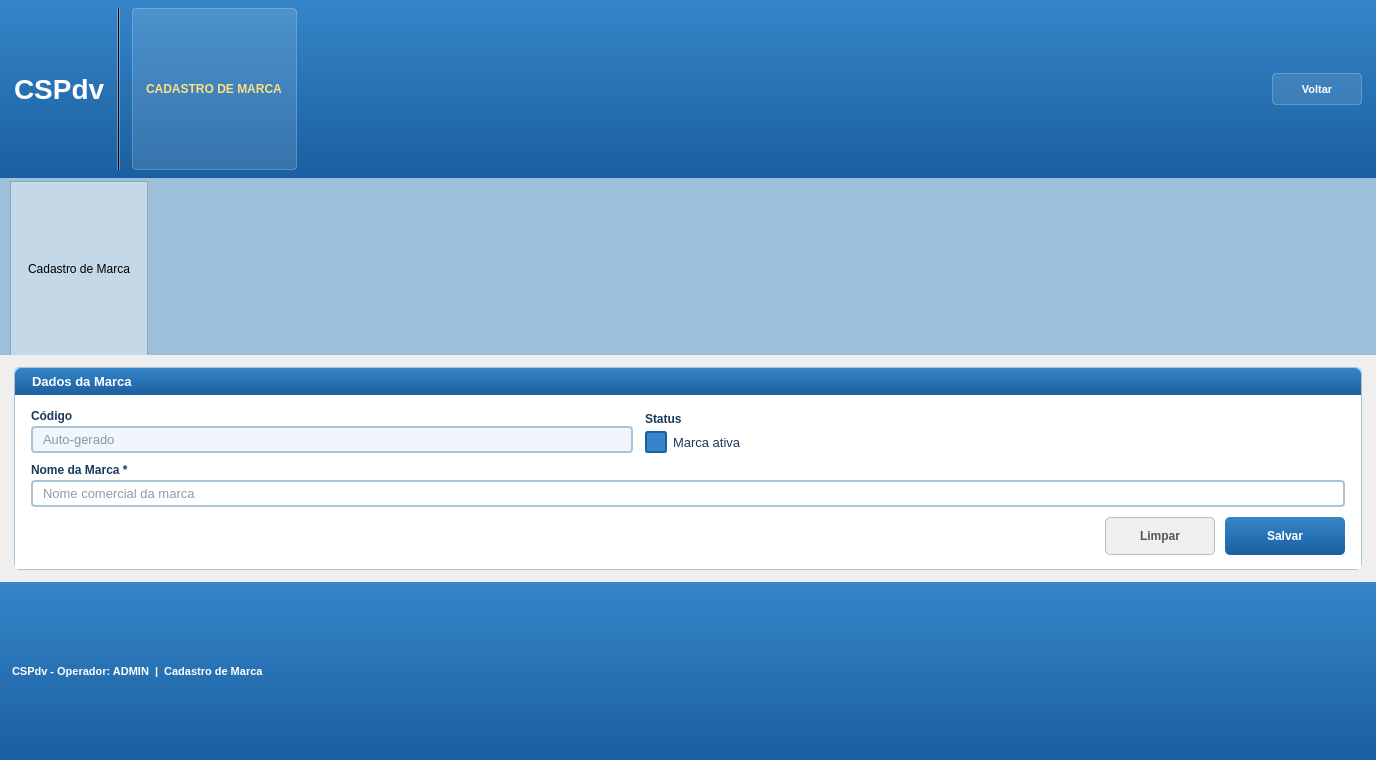
<?xml version="1.0" encoding="UTF-8"?>
<ui version="4.0">
 <class>CadastroMarca</class>
 <widget class="QWidget" name="CadastroMarca">
  <property name="geometry">
   <rect>
    <x>0</x>
    <y>0</y>
    <width>1376</width>
    <height>760</height>
   </rect>
  </property>
  <property name="windowTitle">
   <string>CSPdv - Cadastro de Marca</string>
  </property>
  <property name="styleSheet">
   <string notr="true">QWidget { font-family: Arial; }</string>
  </property>
  <layout class="QVBoxLayout" name="mainVLayout">
   <property name="spacing">
    <number>0</number>
   </property>
   <property name="leftMargin">
    <number>0</number>
   </property>
   <property name="topMargin">
    <number>0</number>
   </property>
   <property name="rightMargin">
    <number>0</number>
   </property>
   <property name="bottomMargin">
    <number>0</number>
   </property>
   <item>
    <widget class="QFrame" name="frameHeader">
     <property name="styleSheet">
      <string notr="true">QFrame#frameHeader { background: qlineargradient(x1:0, y1:0, x2:0, y2:1, stop:0 #3585c8, stop:1 #1a5fa0); }</string>
     </property>
     <layout class="QHBoxLayout" name="headerHLayout">
      <property name="spacing">
       <number>12</number>
      </property>
      <property name="leftMargin">
       <number>14</number>
      </property>
      <property name="topMargin">
       <number>8</number>
      </property>
      <property name="rightMargin">
       <number>14</number>
      </property>
      <property name="bottomMargin">
       <number>8</number>
      </property>
      <item>
       <widget class="QLabel" name="lblLogo">
        <property name="styleSheet">
         <string notr="true">color: white; font-size: 28px; font-weight: bold;</string>
        </property>
        <property name="text">
         <string>CSPdv</string>
        </property>
       </widget>
      </item>
      <item>
       <widget class="QFrame" name="frameSepHeader">
        <property name="styleSheet">
         <string notr="true">background-color: rgba(255,255,255,80);</string>
        </property>
        <property name="frameShape">
         <enum>QFrame::VLine</enum>
        </property>
       </widget>
      </item>
      <item>
       <widget class="QLabel" name="lblBadge">
        <property name="styleSheet">
         <string notr="true">QLabel { background-color: rgba(255,255,255,30); color: #ffe080; font-size: 12px; font-weight: bold; border: 1px solid rgba(255,255,255,60); border-radius: 4px; padding: 3px 10px; }</string>
        </property>
        <property name="text">
         <string>CADASTRO DE MARCA</string>
        </property>
       </widget>
      </item>
      <item>
       <spacer name="headerSpacer">
        <property name="orientation">
         <enum>Qt::Horizontal</enum>
        </property>
        <property name="sizeHint" stdset="0">
         <size>
          <width>40</width>
          <height>10</height>
         </size>
        </property>
       </spacer>
      </item>
      <item>
       <widget class="QPushButton" name="btnVoltar">
        <property name="minimumSize">
         <size>
          <width>90</width>
          <height>32</height>
         </size>
        </property>
        <property name="styleSheet">
         <string notr="true">QPushButton { background-color: rgba(255,255,255,25); color: white; font-size: 11px; font-weight: bold; border: 1px solid rgba(255,255,255,60); border-radius: 4px; padding: 4px 12px; } QPushButton:hover { background-color: rgba(255,255,255,40); } QPushButton:pressed { background-color: rgba(255,255,255,15); }</string>
        </property>
        <property name="text">
         <string>Voltar</string>
        </property>
       </widget>
      </item>
     </layout>
    </widget>
   </item>
   <item>
    <widget class="QFrame" name="frameTabBar">
     <property name="styleSheet">
      <string notr="true">QFrame#frameTabBar { background-color: #9dbfda; }</string>
     </property>
     <layout class="QHBoxLayout" name="tabHLayout">
      <property name="leftMargin">
       <number>10</number>
      </property>
      <property name="topMargin">
       <number>3</number>
      </property>
      <property name="rightMargin">
       <number>0</number>
      </property>
      <property name="bottomMargin">
       <number>0</number>
      </property>
      <item>
       <widget class="QLabel" name="lblTabCadMarca">
        <property name="styleSheet">
         <string notr="true">QLabel { background-color: #c4d8e8; border: 1px solid #8aaabb; border-bottom: none; padding: 1px 14px; font-size: 12px; }</string>
        </property>
        <property name="text">
         <string>Cadastro de Marca</string>
        </property>
       </widget>
      </item>
      <item>
       <spacer name="tabSpacer">
        <property name="orientation">
         <enum>Qt::Horizontal</enum>
        </property>
        <property name="sizeHint" stdset="0">
         <size>
          <width>40</width>
          <height>20</height>
         </size>
        </property>
       </spacer>
      </item>
     </layout>
    </widget>
   </item>
   <item>
    <layout class="QHBoxLayout" name="conteudoHLayout">
     <property name="spacing">
      <number>12</number>
     </property>
     <property name="leftMargin">
      <number>14</number>
     </property>
     <property name="topMargin">
      <number>12</number>
     </property>
     <property name="rightMargin">
      <number>14</number>
     </property>
     <property name="bottomMargin">
      <number>12</number>
     </property>
     <item>
      <widget class="QFrame" name="frameFormulario">
       <property name="styleSheet">
        <string notr="true">QFrame#frameFormulario { background-color: #ffffff; border: 1px solid #a8c4d8; border-radius: 6px; }</string>
       </property>
       <layout class="QVBoxLayout" name="formularioVLayout">
        <property name="spacing">
         <number>0</number>
        </property>
        <property name="leftMargin">
         <number>0</number>
        </property>
        <property name="topMargin">
         <number>0</number>
        </property>
        <property name="rightMargin">
         <number>0</number>
        </property>
        <property name="bottomMargin">
         <number>0</number>
        </property>
        <item>
         <widget class="QLabel" name="lblFormTitle">
          <property name="styleSheet">
           <string notr="true">QLabel { background: qlineargradient(x1:0, y1:0, x2:0, y2:1, stop:0 #3585c8, stop:1 #1a5fa0); color: white; font-size: 13px; font-weight: bold; padding: 6px 14px; border-top-left-radius: 6px; border-top-right-radius: 6px; }</string>
          </property>
          <property name="text">
           <string>Dados da Marca</string>
          </property>
         </widget>
        </item>
        <item>
         <widget class="QFrame" name="frameCampos">
          <property name="styleSheet">
           <string notr="true">QFrame#frameCampos { background-color: #ffffff; }</string>
          </property>
          <layout class="QVBoxLayout" name="camposVLayout">
           <property name="spacing">
            <number>10</number>
           </property>
           <property name="leftMargin">
            <number>16</number>
           </property>
           <property name="topMargin">
            <number>14</number>
           </property>
           <property name="rightMargin">
            <number>16</number>
           </property>
           <property name="bottomMargin">
            <number>14</number>
           </property>
           <item>
            <layout class="QHBoxLayout" name="row0HLayout">
             <property name="spacing">
              <number>12</number>
             </property>
             <item>
              <layout class="QVBoxLayout" name="colCodigoVLayout">
               <property name="spacing">
                <number>3</number>
               </property>
               <item>
                <widget class="QLabel" name="lblCodigo">
                 <property name="styleSheet">
                  <string notr="true">font-size:12px; font-weight:bold; color:#1a3a5c;</string>
                 </property>
                 <property name="text">
                  <string>Código</string>
                 </property>
                </widget>
               </item>
               <item>
                <widget class="QLineEdit" name="lineEditCodigo">
                 <property name="styleSheet">
                  <string notr="true">QLineEdit{background-color:#f0f6fc;border:2px solid #a8c4d8;border-radius:4px;font-size:13px;color:#1a3a5c;padding:3px 8px;}QLineEdit:focus{border-color:#3585c8;background-color:#ffffff;}</string>
                 </property>
                 <property name="readOnly">
                  <bool>true</bool>
                 </property>
                 <property name="placeholderText">
                  <string>Auto-gerado</string>
                 </property>
                </widget>
               </item>
              </layout>
             </item>
             <item>
              <layout class="QVBoxLayout" name="colStatusVLayout">
               <property name="spacing">
                <number>3</number>
               </property>
               <item>
                <widget class="QLabel" name="lblStatus">
                 <property name="styleSheet">
                  <string notr="true">font-size:12px; font-weight:bold; color:#1a3a5c;</string>
                 </property>
                 <property name="text">
                  <string>Status</string>
                 </property>
                </widget>
               </item>
               <item>
                <widget class="QCheckBox" name="checkBoxAtivo">
                 <property name="styleSheet">
                  <string notr="true">QCheckBox{font-size:13px;color:#1a3a5c;spacing:6px;}QCheckBox::indicator{width:18px;height:18px;border:2px solid #a8c4d8;border-radius:3px;background:#ffffff;}QCheckBox::indicator:checked{background-color:#3585c8;border-color:#1a5fa0;}</string>
                 </property>
                 <property name="text">
                  <string>Marca ativa</string>
                 </property>
                 <property name="checked">
                  <bool>true</bool>
                 </property>
                </widget>
               </item>
              </layout>
             </item>
             <item>
              <spacer name="row0Spacer">
               <property name="orientation">
                <enum>Qt::Horizontal</enum>
               </property>
               <property name="sizeHint" stdset="0">
                <size>
                 <width>40</width>
                 <height>20</height>
                </size>
               </property>
              </spacer>
             </item>
            </layout>
           </item>
           <item>
            <layout class="QVBoxLayout" name="colNomeMarcaVLayout">
             <property name="spacing">
              <number>3</number>
             </property>
             <item>
              <widget class="QLabel" name="lblNomeMarca">
               <property name="styleSheet">
                <string notr="true">font-size:12px; font-weight:bold; color:#1a3a5c;</string>
               </property>
               <property name="text">
                <string>Nome da Marca *</string>
               </property>
              </widget>
             </item>
             <item>
              <widget class="QLineEdit" name="lineEditNomeMarca">
               <property name="styleSheet">
                <string notr="true">QLineEdit{background-color:#ffffff;border:2px solid #a8c4d8;border-radius:4px;font-size:13px;color:#1a3a5c;padding:3px 8px;}QLineEdit:focus{border-color:#3585c8;}</string>
               </property>
               <property name="placeholderText">
                <string>Nome comercial da marca</string>
               </property>
              </widget>
             </item>
            </layout>
           </item>
           <item>
            <layout class="QHBoxLayout" name="botoesHLayout">
             <property name="spacing">
              <number>10</number>
             </property>
             <item>
              <spacer name="btnSpacer">
               <property name="orientation">
                <enum>Qt::Horizontal</enum>
               </property>
               <property name="sizeHint" stdset="0">
                <size>
                 <width>40</width>
                 <height>10</height>
                </size>
               </property>
              </spacer>
             </item>
             <item>
              <widget class="QPushButton" name="btnLimpar">
               <property name="minimumSize">
                <size>
                 <width>110</width>
                 <height>38</height>
                </size>
               </property>
               <property name="styleSheet">
                <string notr="true">QPushButton{background-color:#f0f0f0;color:#555555;font-size:12px;font-weight:bold;border:1px solid #bbbbbb;border-radius:5px;padding:5px 14px;}QPushButton:hover{background-color:#e0e0e0;}QPushButton:pressed{background-color:#cccccc;}</string>
               </property>
               <property name="text">
                <string>Limpar</string>
               </property>
              </widget>
             </item>
             <item>
              <widget class="QPushButton" name="btnSalvar">
               <property name="minimumSize">
                <size>
                 <width>120</width>
                 <height>38</height>
                </size>
               </property>
               <property name="styleSheet">
                <string notr="true">QPushButton{background:qlineargradient(x1:0,y1:0,x2:0,y2:1,stop:0 #3585c8,stop:1 #1a5fa0);color:white;font-size:12px;font-weight:bold;border:none;border-radius:5px;padding:5px 14px;}QPushButton:hover{background:#2a74b8;}QPushButton:pressed{background:#1a5fa0;}</string>
               </property>
               <property name="text">
                <string>Salvar</string>
               </property>
               <property name="shortcut">
                <string>Return</string>
               </property>
              </widget>
             </item>
            </layout>
           </item>
          </layout>
         </widget>
        </item>
       </layout>
      </widget>
     </item>
    </layout>
   </item>
   <item>
    <widget class="QFrame" name="frameStatusBar">
     <property name="styleSheet">
      <string notr="true">QFrame#frameStatusBar {background: qlineargradient(x1:0, y1:0, x2:0, y2:1, stop:0 #3585c8, stop:1 #1a5fa0);}</string>
     </property>
     <layout class="QHBoxLayout" name="statusHLayout">
      <property name="leftMargin">
       <number>12</number>
      </property>
      <property name="topMargin">
       <number>0</number>
      </property>
      <property name="rightMargin">
       <number>12</number>
      </property>
      <property name="bottomMargin">
       <number>0</number>
      </property>
      <item>
       <widget class="QLabel" name="lblStatusBar">
        <property name="styleSheet">
         <string notr="true">color: white; font-size: 11px; font-weight: bold;</string>
        </property>
        <property name="text">
         <string>CSPdv - Operador: ADMIN  |  Cadastro de Marca</string>
        </property>
       </widget>
      </item>
      <item>
       <spacer name="statusSpacer">
        <property name="orientation">
         <enum>Qt::Horizontal</enum>
        </property>
        <property name="sizeHint" stdset="0">
         <size>
          <width>40</width>
          <height>10</height>
         </size>
        </property>
       </spacer>
      </item>
     </layout>
    </widget>
   </item>
  </layout>
 </widget>
 <resources/>
 <connections/>
</ui>
